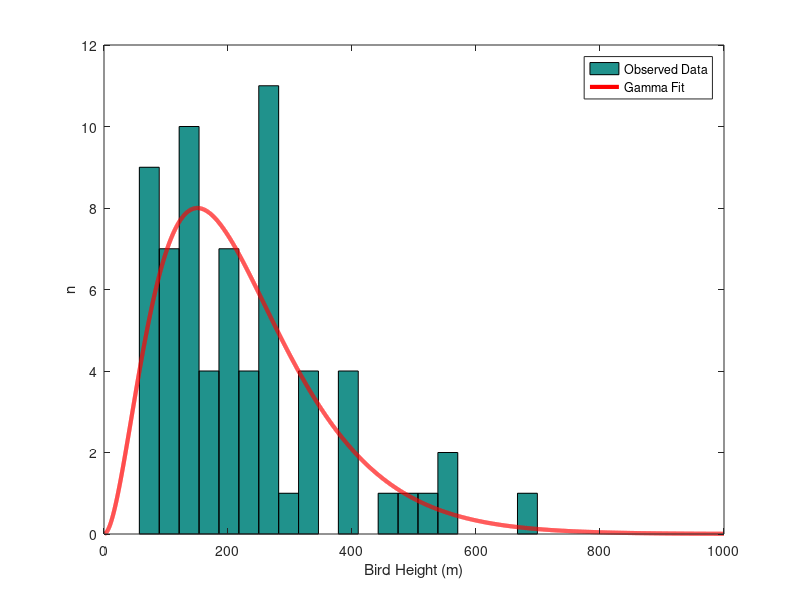

This figure's MATLAB source: (Note: this script raises an error after producing the figure.)
% A = 1;
% x0 = 0; y0 = 0;
%  
% sigma_x = 1;
% sigma_y = 2;
%  
% for theta = 0:pi/100:pi
%     a = cos(theta)^2/2/sigma_x^2 + sin(theta)^2/2/sigma_y^2;
%     b = -sin(2*theta)/4/sigma_x^2 + sin(2*theta)/4/sigma_y^2 ;
%     c = sin(theta)^2/2/sigma_x^2 + cos(theta)^2/2/sigma_y^2;
% 
%     [X, Y] = meshgrid(-5:.1:5, -5:.1:5);
%     Z = A*exp( - (a*(X-x0).^2 + 2*b*(X-x0).*(Y-y0) + c*(Y-y0).^2)) ;
%     surf(X,Y,Z);shading interp;view(-36,36);axis equal;drawnow
% end
% 
% for i = 1:1000
%     path(i).direction_degrees = norminv(rand(1,1),bird_path_direction_degrees_mean,bird_path_direction_degrees_stdev); % degrees clockwise from north
%     path(i).height = norminv(rand(1,1),bird_path_height_mean,bird_path_height_stdev); % meters
%     path(i).speed = norminv(rand(1,1),bird_speed_mean,bird_speed_stdev); % m/s
% end
% 
% directions = [path.direction_degrees];
% heights = [path.height];
% speeds = [path.speed];
% 
% gkde2([directions ; speeds]')
% 
% figure;
% plot(directions,speeds,'.');
% 
% foo = rand(1,100);
% % bar = rand(1,100);
% bar = foo*10;
% information(foo,bar)
% corr2(foo,bar)

% theta = 2*pi*rand(1,50);
% rose(theta,16)

load flight_heights
figure;hist(flight_heights,20);
xlim([0 1000])
[a b] = gamfit(flight_heights);
p = gampdf(1:0.1:1000,a(1),a(2));
% pinv = gamcdf([99.95 130.5 125],a(1),a(2));
% figure;
hold on
ph = plot(1:0.1:1000,8*p/max(p),'r')
set(ph,'LineWidth',3);
xlabel('Bird Height (m)');
ylabel('n')
legend({'Observed Data','Gamma Fit'})

[bird_speed_pdf ...
 bird_direction_pdf ...
 wind_pdf ...
 bird_height_pdf] = ...
 GeneratePDFs('spring', 'ge', 'morning');

nSimulations = 100000;
wind_directions = nan(1,nSimulations);
wind_speeds = nan(1,nSimulations);
for i = 1:nSimulations
    [wind_speed wind_direction] = GetWindSample(slow_wind_speed, fast_wind_speed);
    wind_speeds(i) = wind_speed;
    wind_directions(i) = wind_direction;
end



%%%%%%%%%%%%%%%%%%%%%%%%%%%%%%%%%%%%%%%%%%%%%%%%%%%%%%%%%%%%%%
% Load and index the raw bird path data
%%%%%%%%%%%%%%%%%%%%%%%%%%%%%%%%%%%%%%%%%%%%%%%%%%%%%%%%%%%%%%
close all

load rawFlightData
textdata = textdata(2:end,:);
bird_directions = data(:,4);
bird_speeds_mph = data(:,10);
bird_speeds_ms = convvel(bird_speeds_mph, 'mph', 'm/s');
wind_speeds_mph = data(:,12);
wind_speeds_ms = convvel(wind_speeds_mph, 'mph', 'm/s');
wind_direction_strs = textdata(:,14);
wind_directions = nan(1,length(wind_direction_strs));
for i = 1:length(wind_direction_strs)
    switch wind_direction_strs{i}
        case 'N'
            wind_directions(i) = 0;
        case 'NE'
            wind_directions(i) = 45;
        case 'E'
            wind_directions(i) = 90;
        case 'SE'
            wind_directions(i) = 135;
        case 'S'
            wind_directions(i) = 180;
        case 'SW'
            wind_directions(i) = 225;
        case 'W'
            wind_directions(i) = 270;
        case 'NW'
            wind_directions(i) = 315;
    end
end

iSummer = 20:26;
iFall = [1:19 27:103];
iGE = strmatch('N',textdata(:,21));
iSiemans = strmatch('N',textdata(:,22));
iVestas = strmatch('N',textdata(:,23));
hourStrs = strtok(textdata(2:end,4),':');
hours = nan(1,length(hourStrs));
for i=1:length(hours)
    hours(i) = str2num(hourStrs{i});
end
iMorning = find(hours < 12);
iEvening = find(hours >= 12);

figure;
hist(wind_speeds_ms,20);

test_heights = nan(1,2000);
for iz = 1:2000
    test_heights(iz) =  DrawFromPDF(bird_height_pdf.pdf,bird_height_pdf.intervals);
end
figure;hist(test_heights,200);


% workingSet = intersect(iSummer,iSiemans);
% bird_directions = bird_directions(workingSet);
% bird_speeds_ms = bird_speeds_ms(workingSet);


%%%%%%%%%%%%%%%%%%%%%%%%%%%%%%%%%%%%%%%%%%%%%%%%%%%%%%%%%%%%%%
% Generate probability distributions from raw data
%%%%%%%%%%%%%%%%%%%%%%%%%%%%%%%%%%%%%%%%%%%%%%%%%%%%%%%%%%%%%%

% p = gkde2([bird_directions' ; bird_speeds_ms']',200,[41 .9]);
p = gkde2([wind_directions ; wind_speeds_ms']',200,[41 .9]);
% p = gkde2([bird_speeds_ms' ; wind_speeds_ms']',200,[41 .9]);
p.f = p.f/sum(p.f(:));
p = WrapPDF(p);
sum(p.f(:))
figure;
imagesc(p.x(1,:),p.y(:,1),p.f);
set(gca,'YDir','normal');
xlabel('Direction (Degrees Clockwise from North)');
ylabel('Ground Speed (m/s)');
title('Real Data');

figure;
% plot(bird_directions, bird_speeds_ms,'.');
plot(wind_directions, wind_speeds_ms,'.');
% plot(bird_speeds_ms, wind_speeds_ms,'.');
xlim([min(p.x(1,:)) max(p.x(1,:))]);
ylim([min(p.y(:,1)) max(p.y(:,1))]);

testIterations = 1000;
directions = nan(1,testIterations);
speeds = nan(1,testIterations);
for i = 1:testIterations
    [direction speed] = DrawFromPDF2(p);
    directions(i) = direction;
    speeds(i) = speed;
end
p2 = gkde2([directions ; speeds]',200,[41 .9]);
p2.f = p2.f/sum(p2.f(:));
p2 = WrapPDF(p2);
sum(p2.f(:))
figure;
plot(directions, speeds,'.');
figure;
imagesc(p2.x(1,:),p2.y(:,1),p2.f);
set(gca,'YDir','normal');
xlabel('Direction (Degrees Clockwise from North)');
ylabel('Ground Speed (m/s)');
title('Simulated data');
xlim([min(p2.x(1,:)) max(p2.x(1,:))]);
ylim([min(p2.y(:,1)) max(p2.y(:,1))]);
